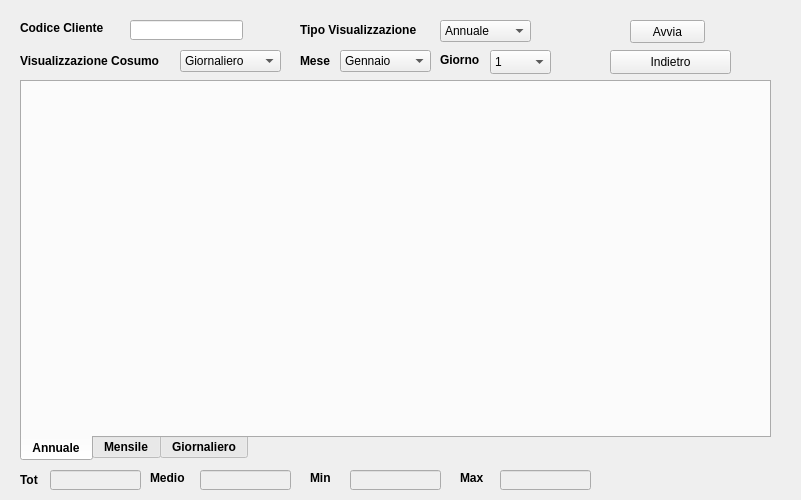
<?xml version="1.0" encoding="UTF-8"?>
<ui version="4.0">
 <class>visualizzaione</class>
 <widget class="QWidget" name="visualizzaione">
  <property name="enabled">
   <bool>true</bool>
  </property>
  <property name="geometry">
   <rect>
    <x>0</x>
    <y>0</y>
    <width>801</width>
    <height>500</height>
   </rect>
  </property>
  <property name="minimumSize">
   <size>
    <width>801</width>
    <height>500</height>
   </size>
  </property>
  <property name="maximumSize">
   <size>
    <width>801</width>
    <height>500</height>
   </size>
  </property>
  <property name="windowTitle">
   <string>Visualizzazione</string>
  </property>
  <widget class="QLineEdit" name="textbox1">
   <property name="geometry">
    <rect>
     <x>130</x>
     <y>20</y>
     <width>113</width>
     <height>20</height>
    </rect>
   </property>
  </widget>
  <widget class="QLabel" name="label">
   <property name="geometry">
    <rect>
     <x>20</x>
     <y>20</y>
     <width>101</width>
     <height>16</height>
    </rect>
   </property>
   <property name="font">
    <font>
     <weight>75</weight>
     <bold>true</bold>
    </font>
   </property>
   <property name="text">
    <string>Codice Cliente</string>
   </property>
  </widget>
  <widget class="QComboBox" name="comboBox1">
   <property name="enabled">
    <bool>true</bool>
   </property>
   <property name="geometry">
    <rect>
     <x>440</x>
     <y>20</y>
     <width>91</width>
     <height>22</height>
    </rect>
   </property>
   <property name="editable">
    <bool>false</bool>
   </property>
   <property name="currentText">
    <string>Annuale</string>
   </property>
   <item>
    <property name="text">
     <string>Annuale</string>
    </property>
   </item>
   <item>
    <property name="text">
     <string>Mensile</string>
    </property>
   </item>
   <item>
    <property name="text">
     <string>Giornaliero</string>
    </property>
   </item>
  </widget>
  <widget class="QLabel" name="label_2">
   <property name="geometry">
    <rect>
     <x>300</x>
     <y>20</y>
     <width>141</width>
     <height>20</height>
    </rect>
   </property>
   <property name="font">
    <font>
     <weight>75</weight>
     <bold>true</bold>
    </font>
   </property>
   <property name="text">
    <string>Tipo Visualizzazione</string>
   </property>
  </widget>
  <widget class="QTabWidget" name="tabWidget">
   <property name="geometry">
    <rect>
     <x>20</x>
     <y>80</y>
     <width>751</width>
     <height>381</height>
    </rect>
   </property>
   <property name="font">
    <font>
     <weight>75</weight>
     <bold>true</bold>
    </font>
   </property>
   <property name="layoutDirection">
    <enum>Qt::LeftToRight</enum>
   </property>
   <property name="tabPosition">
    <enum>QTabWidget::South</enum>
   </property>
   <property name="currentIndex">
    <number>0</number>
   </property>
   <widget class="QWidget" name="tab1">
    <attribute name="title">
     <string>Annuale</string>
    </attribute>
    <widget class="QCustomPlot" name="customPlot" native="true">
     <property name="geometry">
      <rect>
       <x>10</x>
       <y>10</y>
       <width>711</width>
       <height>341</height>
      </rect>
     </property>
    </widget>
   </widget>
   <widget class="QWidget" name="tab2">
    <attribute name="title">
     <string>Mensile</string>
    </attribute>
    <widget class="QCustomPlot" name="customPlot_2" native="true">
     <property name="geometry">
      <rect>
       <x>10</x>
       <y>10</y>
       <width>721</width>
       <height>341</height>
      </rect>
     </property>
    </widget>
   </widget>
   <widget class="QWidget" name="tab3">
    <attribute name="title">
     <string>Giornaliero</string>
    </attribute>
    <widget class="QCustomPlot" name="customPlot_3" native="true">
     <property name="geometry">
      <rect>
       <x>10</x>
       <y>10</y>
       <width>711</width>
       <height>331</height>
      </rect>
     </property>
    </widget>
   </widget>
  </widget>
  <widget class="QPushButton" name="button1">
   <property name="geometry">
    <rect>
     <x>630</x>
     <y>20</y>
     <width>75</width>
     <height>23</height>
    </rect>
   </property>
   <property name="text">
    <string>Avvia</string>
   </property>
  </widget>
  <widget class="QLabel" name="label_3">
   <property name="geometry">
    <rect>
     <x>20</x>
     <y>470</y>
     <width>31</width>
     <height>20</height>
    </rect>
   </property>
   <property name="font">
    <font>
     <weight>75</weight>
     <bold>true</bold>
    </font>
   </property>
   <property name="text">
    <string>Tot</string>
   </property>
  </widget>
  <widget class="QLineEdit" name="lineEdit">
   <property name="enabled">
    <bool>false</bool>
   </property>
   <property name="geometry">
    <rect>
     <x>50</x>
     <y>470</y>
     <width>91</width>
     <height>20</height>
    </rect>
   </property>
  </widget>
  <widget class="QLabel" name="label_4">
   <property name="geometry">
    <rect>
     <x>150</x>
     <y>470</y>
     <width>51</width>
     <height>16</height>
    </rect>
   </property>
   <property name="font">
    <font>
     <weight>75</weight>
     <bold>true</bold>
    </font>
   </property>
   <property name="text">
    <string>Medio</string>
   </property>
  </widget>
  <widget class="QLineEdit" name="lineEdit_2">
   <property name="enabled">
    <bool>false</bool>
   </property>
   <property name="geometry">
    <rect>
     <x>200</x>
     <y>470</y>
     <width>91</width>
     <height>20</height>
    </rect>
   </property>
  </widget>
  <widget class="QLabel" name="label_5">
   <property name="geometry">
    <rect>
     <x>310</x>
     <y>470</y>
     <width>31</width>
     <height>16</height>
    </rect>
   </property>
   <property name="font">
    <font>
     <weight>75</weight>
     <bold>true</bold>
    </font>
   </property>
   <property name="text">
    <string>Min</string>
   </property>
  </widget>
  <widget class="QLineEdit" name="lineEdit_3">
   <property name="enabled">
    <bool>false</bool>
   </property>
   <property name="geometry">
    <rect>
     <x>350</x>
     <y>470</y>
     <width>91</width>
     <height>20</height>
    </rect>
   </property>
  </widget>
  <widget class="QLabel" name="label_6">
   <property name="geometry">
    <rect>
     <x>460</x>
     <y>470</y>
     <width>41</width>
     <height>16</height>
    </rect>
   </property>
   <property name="font">
    <font>
     <weight>75</weight>
     <bold>true</bold>
    </font>
   </property>
   <property name="text">
    <string>Max</string>
   </property>
  </widget>
  <widget class="QLineEdit" name="lineEdit_4">
   <property name="enabled">
    <bool>false</bool>
   </property>
   <property name="geometry">
    <rect>
     <x>500</x>
     <y>470</y>
     <width>91</width>
     <height>20</height>
    </rect>
   </property>
  </widget>
  <widget class="QComboBox" name="comboBox">
   <property name="geometry">
    <rect>
     <x>180</x>
     <y>50</y>
     <width>101</width>
     <height>22</height>
    </rect>
   </property>
   <item>
    <property name="text">
     <string>Giornaliero</string>
    </property>
   </item>
   <item>
    <property name="text">
     <string>Settimanale</string>
    </property>
   </item>
  </widget>
  <widget class="QLabel" name="label_7">
   <property name="geometry">
    <rect>
     <x>20</x>
     <y>50</y>
     <width>161</width>
     <height>21</height>
    </rect>
   </property>
   <property name="font">
    <font>
     <weight>75</weight>
     <bold>true</bold>
    </font>
   </property>
   <property name="text">
    <string>Visualizzazione Cosumo</string>
   </property>
  </widget>
  <widget class="QComboBox" name="comboBox_2">
   <property name="geometry">
    <rect>
     <x>340</x>
     <y>50</y>
     <width>91</width>
     <height>22</height>
    </rect>
   </property>
   <item>
    <property name="text">
     <string>Gennaio</string>
    </property>
   </item>
   <item>
    <property name="text">
     <string>Febbraio</string>
    </property>
   </item>
   <item>
    <property name="text">
     <string>Marzo</string>
    </property>
   </item>
   <item>
    <property name="text">
     <string>Aprile</string>
    </property>
   </item>
   <item>
    <property name="text">
     <string>Maggio</string>
    </property>
   </item>
   <item>
    <property name="text">
     <string>Giugno</string>
    </property>
   </item>
   <item>
    <property name="text">
     <string>Luglio</string>
    </property>
   </item>
   <item>
    <property name="text">
     <string>Agosto</string>
    </property>
   </item>
   <item>
    <property name="text">
     <string>Settembre</string>
    </property>
   </item>
   <item>
    <property name="text">
     <string>Ottobre</string>
    </property>
   </item>
   <item>
    <property name="text">
     <string>Novembre</string>
    </property>
   </item>
   <item>
    <property name="text">
     <string>Dicembre</string>
    </property>
   </item>
  </widget>
  <widget class="QLabel" name="label_8">
   <property name="geometry">
    <rect>
     <x>300</x>
     <y>50</y>
     <width>41</width>
     <height>21</height>
    </rect>
   </property>
   <property name="font">
    <font>
     <weight>75</weight>
     <bold>true</bold>
    </font>
   </property>
   <property name="text">
    <string>Mese</string>
   </property>
  </widget>
  <widget class="QLabel" name="giorno">
   <property name="geometry">
    <rect>
     <x>440</x>
     <y>50</y>
     <width>61</width>
     <height>21</height>
    </rect>
   </property>
   <property name="text">
    <string>&lt;html&gt;&lt;head/&gt;&lt;body&gt;&lt;p&gt;&lt;span style=&quot; font-weight:600;&quot;&gt;Giorno&lt;/span&gt;&lt;/p&gt;&lt;/body&gt;&lt;/html&gt;</string>
   </property>
  </widget>
  <widget class="QComboBox" name="days">
   <property name="geometry">
    <rect>
     <x>490</x>
     <y>50</y>
     <width>61</width>
     <height>24</height>
    </rect>
   </property>
   <item>
    <property name="text">
     <string>1</string>
    </property>
   </item>
   <item>
    <property name="text">
     <string>2</string>
    </property>
   </item>
   <item>
    <property name="text">
     <string>3</string>
    </property>
   </item>
   <item>
    <property name="text">
     <string>4</string>
    </property>
   </item>
   <item>
    <property name="text">
     <string>5</string>
    </property>
   </item>
   <item>
    <property name="text">
     <string>6</string>
    </property>
   </item>
   <item>
    <property name="text">
     <string>7</string>
    </property>
   </item>
   <item>
    <property name="text">
     <string>8</string>
    </property>
   </item>
   <item>
    <property name="text">
     <string>9</string>
    </property>
   </item>
   <item>
    <property name="text">
     <string>10</string>
    </property>
   </item>
   <item>
    <property name="text">
     <string>11</string>
    </property>
   </item>
   <item>
    <property name="text">
     <string>12</string>
    </property>
   </item>
   <item>
    <property name="text">
     <string>13</string>
    </property>
   </item>
   <item>
    <property name="text">
     <string>14</string>
    </property>
   </item>
   <item>
    <property name="text">
     <string>15</string>
    </property>
   </item>
   <item>
    <property name="text">
     <string>16</string>
    </property>
   </item>
   <item>
    <property name="text">
     <string>17</string>
    </property>
   </item>
   <item>
    <property name="text">
     <string>18</string>
    </property>
   </item>
   <item>
    <property name="text">
     <string>19</string>
    </property>
   </item>
   <item>
    <property name="text">
     <string>20</string>
    </property>
   </item>
   <item>
    <property name="text">
     <string>21</string>
    </property>
   </item>
   <item>
    <property name="text">
     <string>22</string>
    </property>
   </item>
   <item>
    <property name="text">
     <string>23</string>
    </property>
   </item>
   <item>
    <property name="text">
     <string>24</string>
    </property>
   </item>
   <item>
    <property name="text">
     <string>25</string>
    </property>
   </item>
   <item>
    <property name="text">
     <string>26</string>
    </property>
   </item>
   <item>
    <property name="text">
     <string>27</string>
    </property>
   </item>
   <item>
    <property name="text">
     <string>28</string>
    </property>
   </item>
   <item>
    <property name="text">
     <string>29</string>
    </property>
   </item>
   <item>
    <property name="text">
     <string>30</string>
    </property>
   </item>
   <item>
    <property name="text">
     <string>31</string>
    </property>
   </item>
  </widget>
  <widget class="QPushButton" name="Return">
   <property name="geometry">
    <rect>
     <x>610</x>
     <y>50</y>
     <width>121</width>
     <height>24</height>
    </rect>
   </property>
   <property name="text">
    <string>Indietro</string>
   </property>
  </widget>
 </widget>
 <customwidgets>
  <customwidget>
   <class>QCustomPlot</class>
   <extends>QWidget</extends>
   <header>qcustomplot.h</header>
   <container>1</container>
  </customwidget>
 </customwidgets>
 <resources/>
 <connections/>
</ui>
